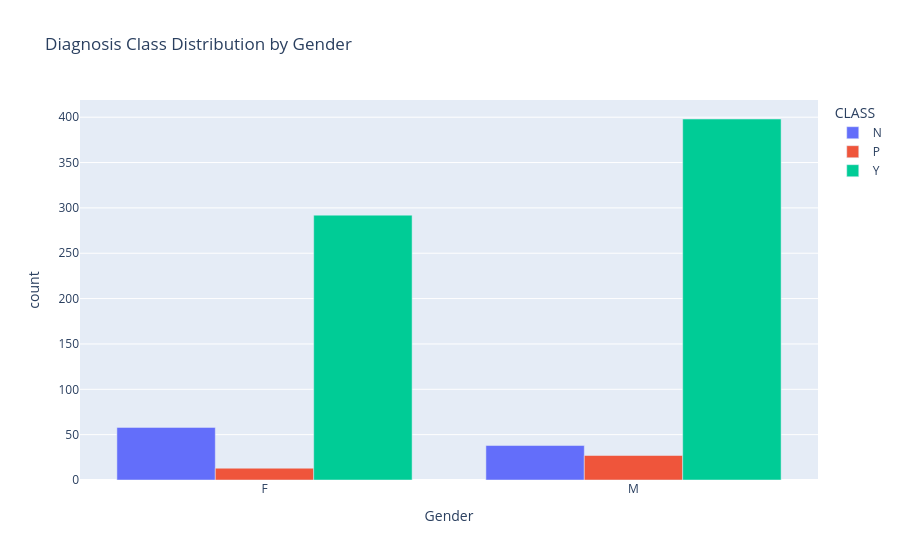

This figure's notebook cell:
### Markdown cell above
#### CLASS Distribution by Gender

### Code cell
gender_class = df.groupby(['Gender','CLASS']).size().reset_index(name='count')
fig_3 = px.bar(gender_class, x='Gender', y='count', color='CLASS', barmode='group', title='Diagnosis Class Distribution by Gender')
fig_3.show()

### Figure 1 — Plotly figure (JSON) as saved in the notebook; plotly's stock layout.template omitted (floating-point values rounded to 4 significant figures)
{"data": [{"alignmentgroup": "True", "hovertemplate": "CLASS=N<br>Gender=%{x}<br>count=%{y}<extra></extra>", "legendgroup": "N", "marker": {"color": "#636efa", "pattern": {"shape": ""}}, "name": "N", "offsetgroup": "N", "orientation": "v", "showlegend": true, "textposition": "auto", "type": "bar", "x": ["F", "M"], "xaxis": "x", "y": [58, 38], "yaxis": "y"}, {"alignmentgroup": "True", "hovertemplate": "CLASS=P<br>Gender=%{x}<br>count=%{y}<extra></extra>", "legendgroup": "P", "marker": {"color": "#EF553B", "pattern": {"shape": ""}}, "name": "P", "offsetgroup": "P", "orientation": "v", "showlegend": true, "textposition": "auto", "type": "bar", "x": ["F", "M"], "xaxis": "x", "y": [13, 27], "yaxis": "y"}, {"alignmentgroup": "True", "hovertemplate": "CLASS=Y<br>Gender=%{x}<br>count=%{y}<extra></extra>", "legendgroup": "Y", "marker": {"color": "#00cc96", "pattern": {"shape": ""}}, "name": "Y", "offsetgroup": "Y", "orientation": "v", "showlegend": true, "textposition": "auto", "type": "bar", "x": ["F", "M"], "xaxis": "x", "y": [292, 398], "yaxis": "y"}], "layout": {"barmode": "group", "legend": {"title": {"text": "CLASS"}, "tracegroupgap": 0}, "title": {"text": "Diagnosis Class Distribution by Gender"}, "xaxis": {"anchor": "y", "domain": [0, 1], "title": {"text": "Gender"}}, "yaxis": {"anchor": "x", "domain": [0, 1], "title": {"text": "count"}}}}
